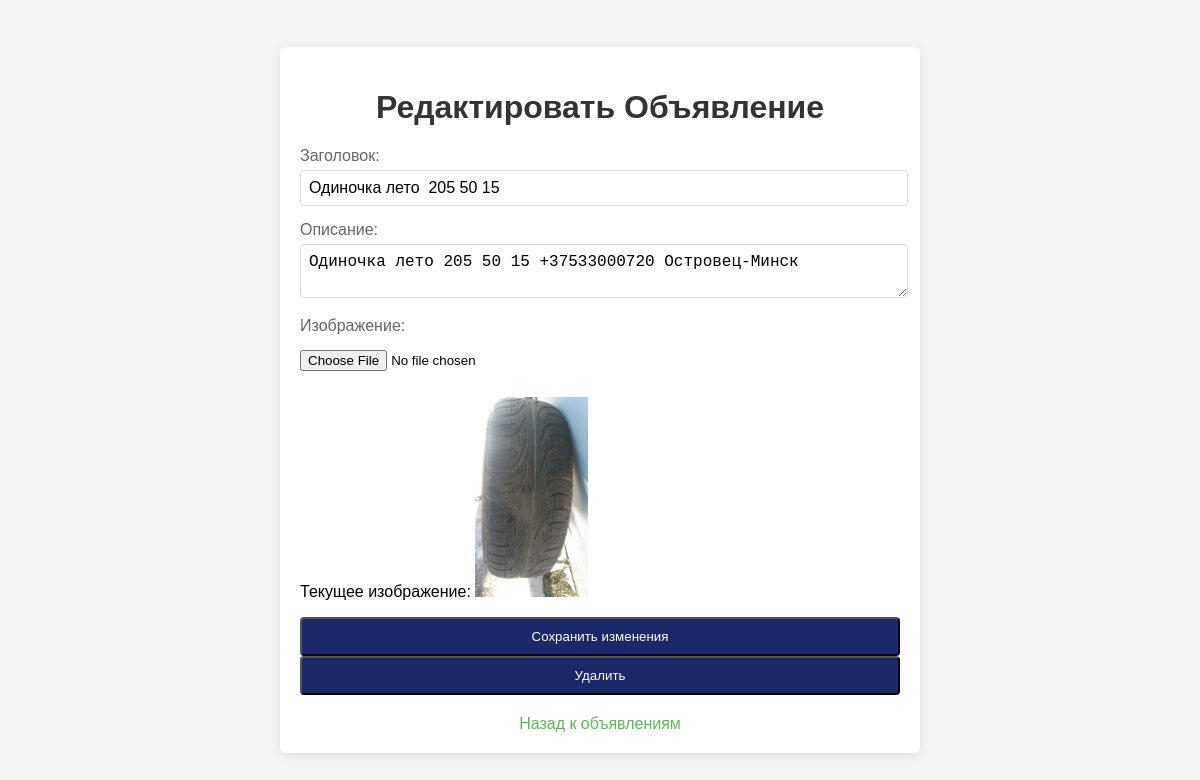
Page /edit_ad/2 (signed in) on the committed database.
### app.py (models this page shows)
class Ad(db.Model):
    id = db.Column(db.Integer, primary_key=True)
    title = db.Column(db.String(200), nullable=False)
    description = db.Column(db.Text, nullable=False)
    image_filename = db.Column(db.String(200), nullable=True)
    user_id = db.Column(db.Integer, db.ForeignKey('user.id'), nullable=False)  # Связь с пользователем

### app.py (the view, shortened to what this page needs)
@app.route('/edit_ad/<int:ad_id>', methods=['GET', 'POST'])
@login_required
def edit_ad(ad_id):
    ad = Ad.query.get_or_404(ad_id)
    if ad.user_id != current_user.id:
        flash('У вас нет прав для редактирования этого объявления.', 'danger')
        return redirect(url_for('index'))
    return render_template('edit_ad.html', ad=ad)

### app.py (called while the page is built)
@login_manager.user_loader
def load_user(user_id):
    return User.query.get(int(user_id))

### templates/edit_ad.html (shortened to what this page needs)
<!DOCTYPE html>
<html lang="ru">
<head>
    <link rel="stylesheet" href="{{ url_for('static', filename='styles.css') }}">
</head>
<body>
    <div class="container">
        <h1>Редактировать Объявление</h1>
        <form method="POST" enctype="multipart/form-data">
            <div class="form-group">
                <label for="title">Заголовок:</label>
                <input type="text" id="title" name="title" value="{{ ad.title }}" required>
            </div>
            <div class="form-group">
                <label for="description">Описание:</label>
                <textarea id="description" name="description" required>{{ ad.description }}</textarea>
            </div>
            <div class="form-group">
                <label for="image">Изображение:</label>
                <input type="file" id="image" name="image">
                {% if ad.image_filename %}
                    <p>Текущее изображение: <img src="{{ url_for('static', filename='uploads/' + ad.image_filename) }}" alt="Текущее изображение" style="max-width: 200px; max-height: 200px;"></p>
                {% endif %}
            </div>
            <button type="submit">Сохранить изменения</button>
        </form>
        <form action="{{ url_for('delete_ad', ad_id=ad.id) }}" method="post" style="display:inline;">
            <button type="submit" class="btn btn-danger" onclick="return confirm('Вы уверены, что хотите удалить это объявление?');">
                Удалить
            </button>
        </form>
        <a href="{{ url_for('index') }}">Назад к объявлениям</a>
    </div>
</body>
</html>

### templates/edit_ad.html (style rules this page uses)
body { font-family: Arial, sans-serif; background-color: #f4f4f4; display: flex; justify-content: center; align-items: center; height: 100vh; margin: 0; }
.container { background: white; padding: 20px; border-radius: 5px; box-shadow: 0 2px 10px rgba(0, 0, 0, 0.1); max-width: 600px; width: 100%; }
h1 { text-align: center; color: #333; }
.form-group { margin-bottom: 15px; }
label { display: block; margin-bottom: 5px; color: #666; }
input[type="text"], textarea { width: calc(100% - 10px); padding: 8px; border: 1px solid #ddd; border-radius: 4px; font-size: 16px; }
textarea { resize: vertical; }
input[type="file"] { margin: 10px 0; }
button { background-color: #1c286a; color: white; padding: 10px; border-radius: 4px; cursor: pointer; width: 100%; }
a { display: block; text-align: center; margin-top: 20px; color: #5cb85c; text-decoration: none; }

### rows in the picture
Ad: title "Одиночка лето 205 50 15", description "Одиночка лето 205 50 15 +37533000720 Островец-Минск", image_filename (picture)
